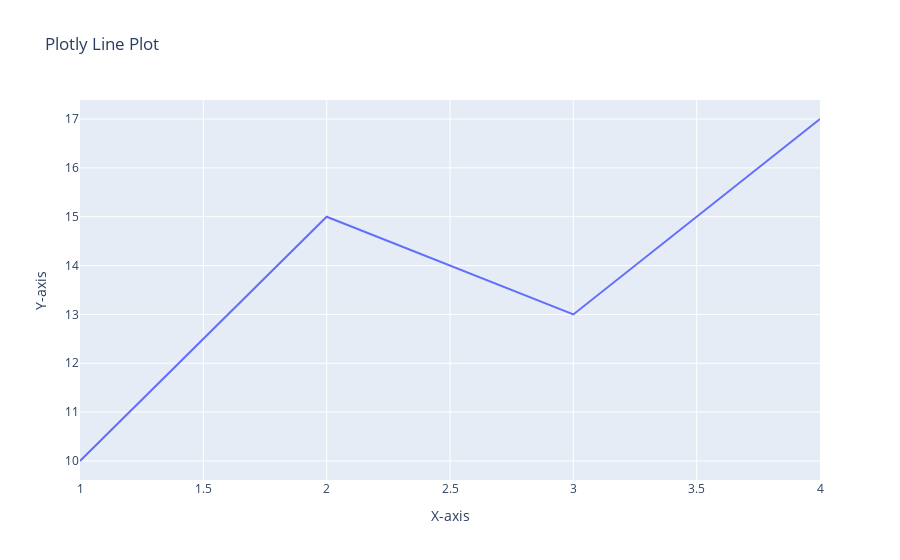

Write notebook code for a chart like this one.
### Code cell
import plotly.graph_objects as go

fig = go.Figure(data=go.Scatter(x=[1, 2, 3, 4], y=[10, 15, 13, 17], mode='lines'))
fig.update_layout(title='Plotly Line Plot', xaxis_title='X-axis', yaxis_title='Y-axis')
fig.show()

### Figure 1 — Plotly figure (JSON) as saved in the notebook; plotly's stock layout.template omitted (floating-point values rounded to 4 significant figures)
{"data": [{"mode": "lines", "type": "scatter", "x": [1, 2, 3, 4], "y": [10, 15, 13, 17]}], "layout": {"title": {"text": "Plotly Line Plot"}, "xaxis": {"title": {"text": "X-axis"}}, "yaxis": {"title": {"text": "Y-axis"}}}}
